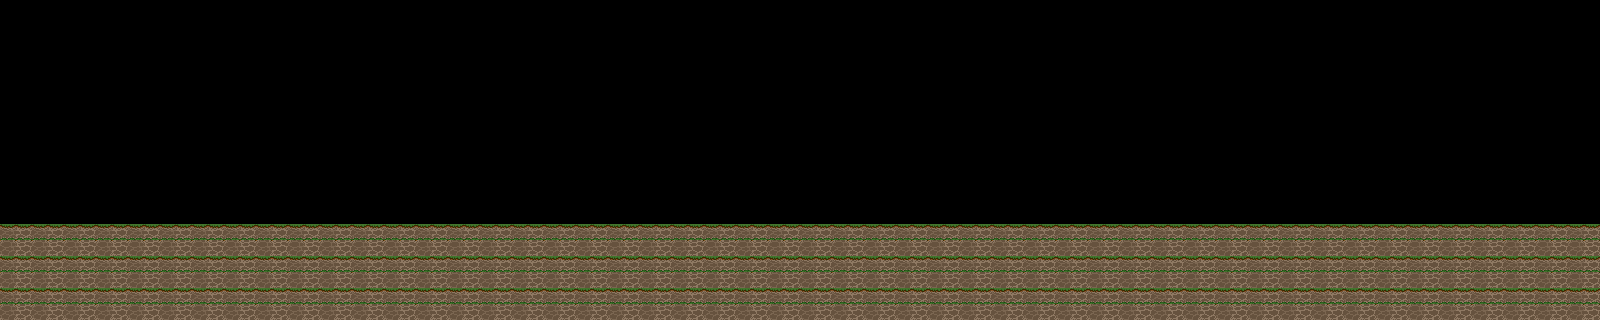

The image is a tile-based game level rendered from a .tmx file. Its description and source (layers, tilesets, objects; grid data summarised) follow:
An orthogonal 50x10 tile map with 32x32 px tiles, 1 tile layer (ground), 1 hidden layer not drawn and 6 objects.

<map version="1.0" orientation="orthogonal" renderorder="right-down" width="50" height="10" tilewidth="32" tileheight="32" nextobjectid="27">
 <tileset firstgid="1" name="map1" tilewidth="32" tileheight="32">
  <image source="map.png" width="480" height="256" />
 </tileset>
 <layer name="ground" width="50" height="10">
  <data>[500 cells, 150 non-empty, 1 distinct tile ids]</data>
 </layer>
 <layer name="collision" width="50" height="10" visible="0">
  <data>[500 cells, 12 non-empty, 1 distinct tile ids]</data>
 </layer>
 <objectgroup name="rock">
  <object id="15" x="248" y="212" />
  <object id="20" x="248" y="187" />
  <object id="21" x="416" y="189" />
  <object id="22" x="416" y="214" />
  <object id="23" x="576" y="189" />
  <object id="24" x="576" y="214" />
 </objectgroup>
</map>
